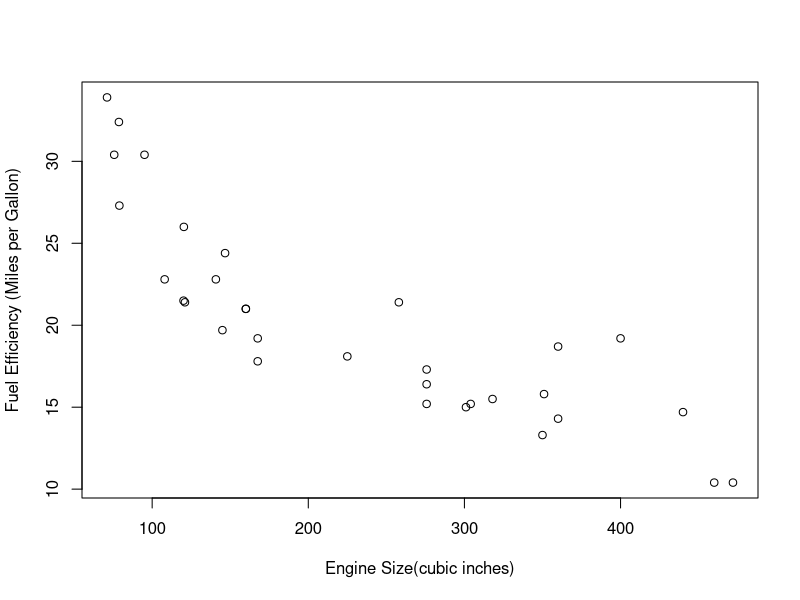
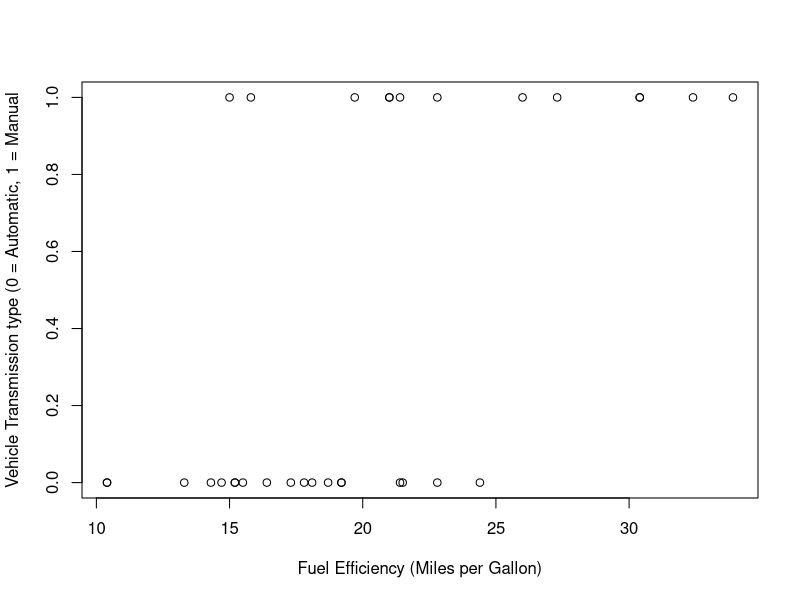
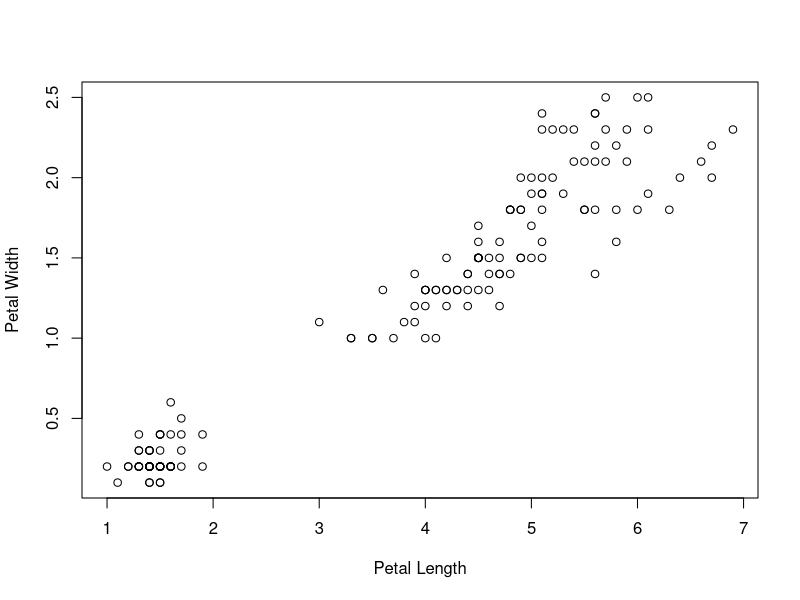
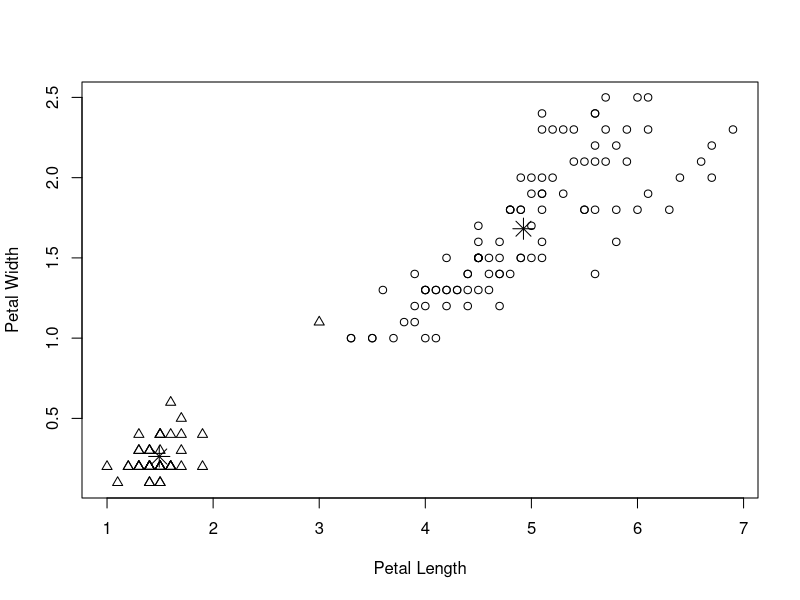
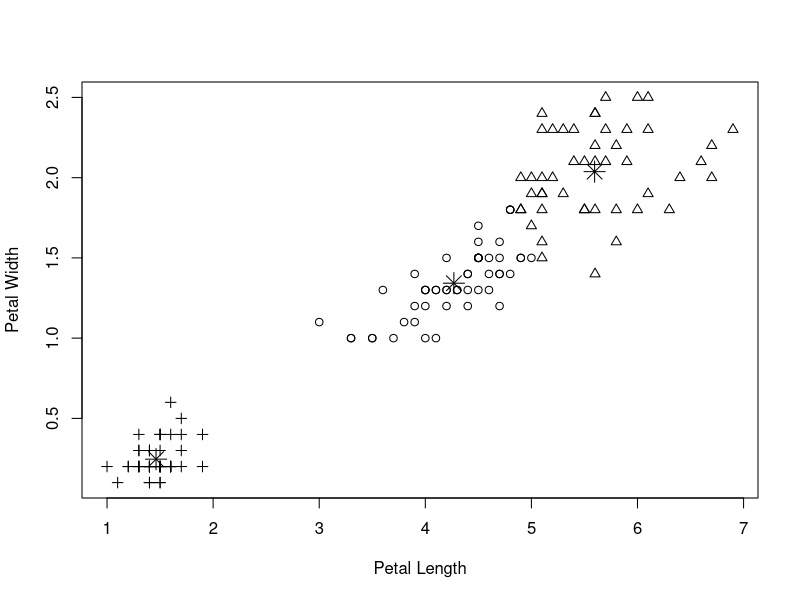
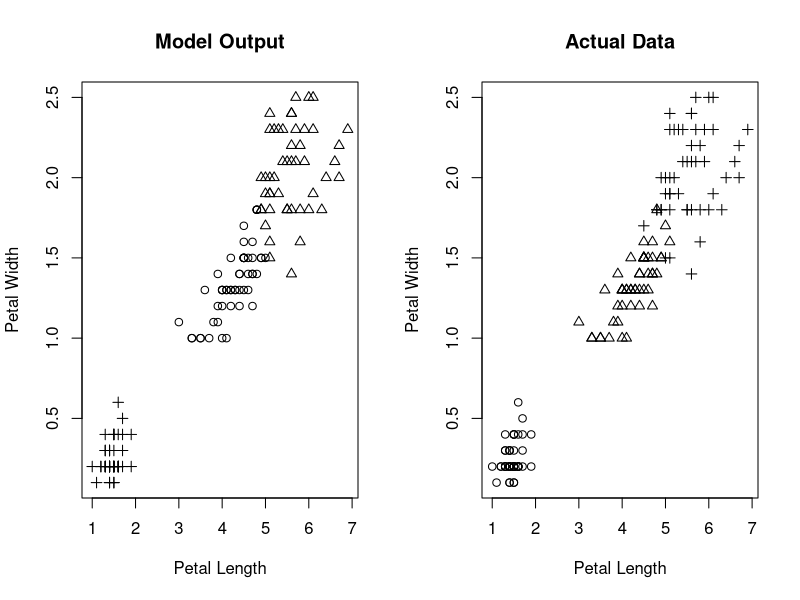
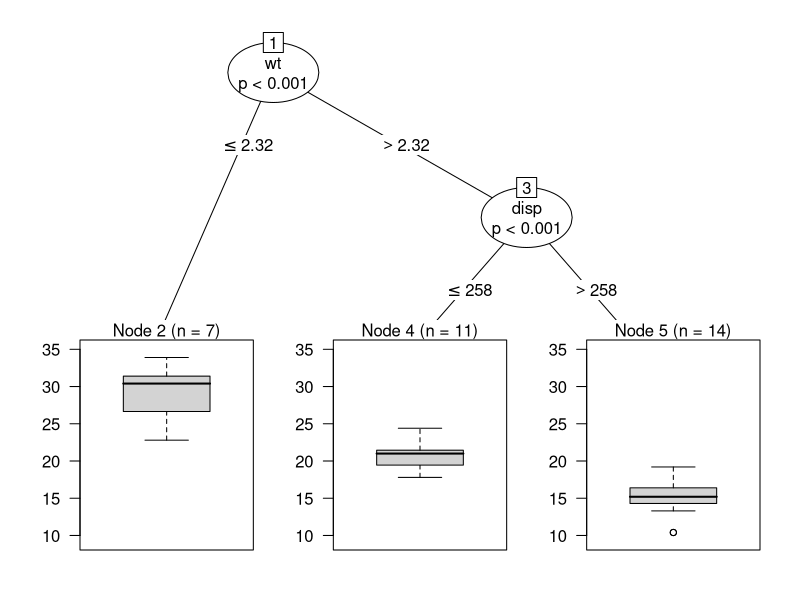
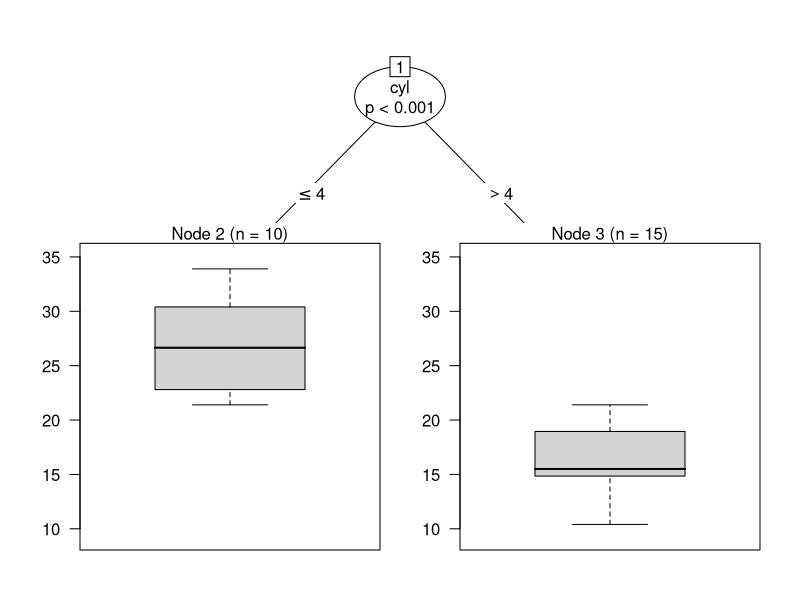

Source code (R) for these figures, in order:
# from the book "Introduction to Machine Learning with R"

################## REGRESSION ######################

#page 20
head(mtcars)

plot(y <- mtcars$mpg, x=mtcars$disp, xlab = "Engine Size(cubic inches)", ylab="Fuel Efficiency (Miles per Gallon)")

model <- lm(mtcars$mpg ~ mtcars$disp)
coef(model)

# Lest summarize the model
summary(model)

# page 23
# training and testing our data
split_size <- 0.8
sample_size = floor(split_size * nrow(mtcars))
set.seed(123)
train_indices <- sample(seq_len(nrow(mtcars)), size=sample_size)
 
train <- mtcars[train_indices,]
test <- mtcars[-train_indices,]
 
model2 <-  lm(mpg ~ disp, data=train)
new.data <- data.frame(disp=test$disp)
test$output <- predict(model2, new.data)
sqrt(sum(test$mpg - test$output)^2/nrow(test)) #Calculation of the RMSE
 
################# CLASSIFICATION #####################
# page 24
plot(x=mtcars$mpg, y=mtcars$am, xlab="Fuel Efficiency (Miles per Gallon)", ylab="Vehicle Transmission type (0 = Automatic, 1 = Manual") 
 
#regression would not work in this instance

install.packages("caTools")
library(caTools)

Label.train <- train[,9] # Only column number nine
Data.train <- train[,-9] # Except column number nine

model <- LogitBoost(Data.train, Label.train)
Data.test <- test
Lab <- predict(model, Data.test, type = "raw")
data.frame(row.names(test), test$mpg, test$am, Lab)

################## SUPERVISED CLUSTERING #####################
# page 26
plot(x=iris$Petal.Length, y= iris$Petal.Width, xlab="Petal Length", ylab="Petal Width")

# We will try to find out the two main groups.

data <- data.frame(iris$Petal.Length, iris$Petal.Width)
iris.kmeans <- kmeans(data,2)
plot(x=iris$Petal.Length, y= iris$Petal.Width, pch=iris.kmeans$cluster, xlab="Petal Length", ylab="Petal Width")
points(iris.kmeans$centers, pch=8, cex=2)

# Now the 3 main groups

iris.kmeans3 <- kmeans(data,3)
plot(x=iris$Petal.Length, y= iris$Petal.Width, pch=iris.kmeans3$cluster, xlab="Petal Length", ylab="Petal Width")
points(iris.kmeans3$centers, pch=8, cex=2)

# We will see how our prediction is

par(mfrow = c(1,2))
plot(x=iris$Petal.Length, y= iris$Petal.Width, pch=iris.kmeans3$cluster, xlab="Petal Length", ylab="Petal Width", main="Model Output")
plot(x=iris$Petal.Length, y= iris$Petal.Width, pch=as.integer(iris$Species), xlab="Petal Length", ylab="Petal Width", main="Actual Data")

table(iris.kmeans3$cluster, iris$Species)

#################### MIXED METHODS ############################

# First the tree based methods

install.packages("party")
library(party)

tree <- ctree(mpg ~ ., data=mtcars)
plot(tree)

# p.32
tree.train <- ctree(mpg ~ ., data=train)
plot(tree.train)

# after having trained this tree, we proceed to test it with the test data
test$mpg.tree <- predict(tree.train, test)
test$class <- predict(tree.train, test, type="node")
data.frame(row.names(test), test$mpg, test$mpg.tree, test$class)

#################### RANDOM FORESTS #############################

# p.35
install.packages("randomForest")
library(randomForest)

mtcars.rf <- randomForest(mpg ~ ., data=mtcars, ntree= 1000, keep.forest=FALSE, importance=FALSE)
plot(mtcars.rf, log="y", title="")

################ NEURAL NETWORKS ###########################

# p.38
set.seed(123)
install.packages("nnet")
library(nnet)

iris.nn <- nnet(Species ~ ., data=iris, size=2)

# Now we see how good the preductions were

table(iris$Species, predict(iris.nn, iris, type="class"))

############### SUPPORT VECTOR MACHINES ###################

# P.40
install.packages("e1071")
library(e1071)

iris.svm <- svm(Species ~ ., data=iris)
table(iris$Species, predict(iris.svm, iris, type="class"))

############### UNSUPERVISED CLUSTERING METHODS ################

x <- rbind(matrix(rnorm(100, sd=0.3), ncol=2), matrix(rnorm(100, mean=1, sd=0.3), ncol=2))
colnames(x) <- c("x","y")
plot(x)

cl <- kmeans(x, 2)
plot(x, pch=cl$cluster)
cl[2]
